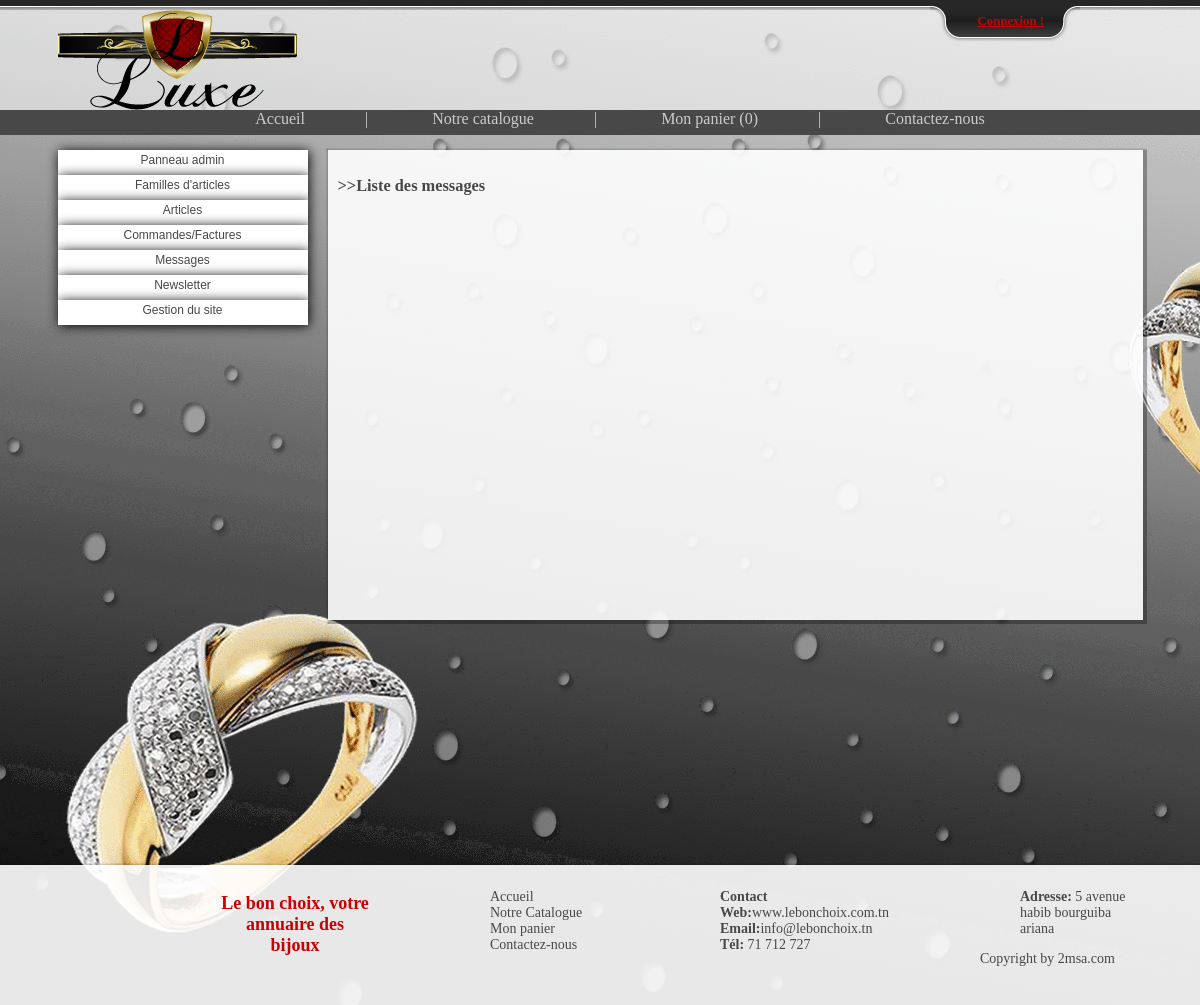
The page /root/g_contactez-nous/affich.php on the database as committed earlier.
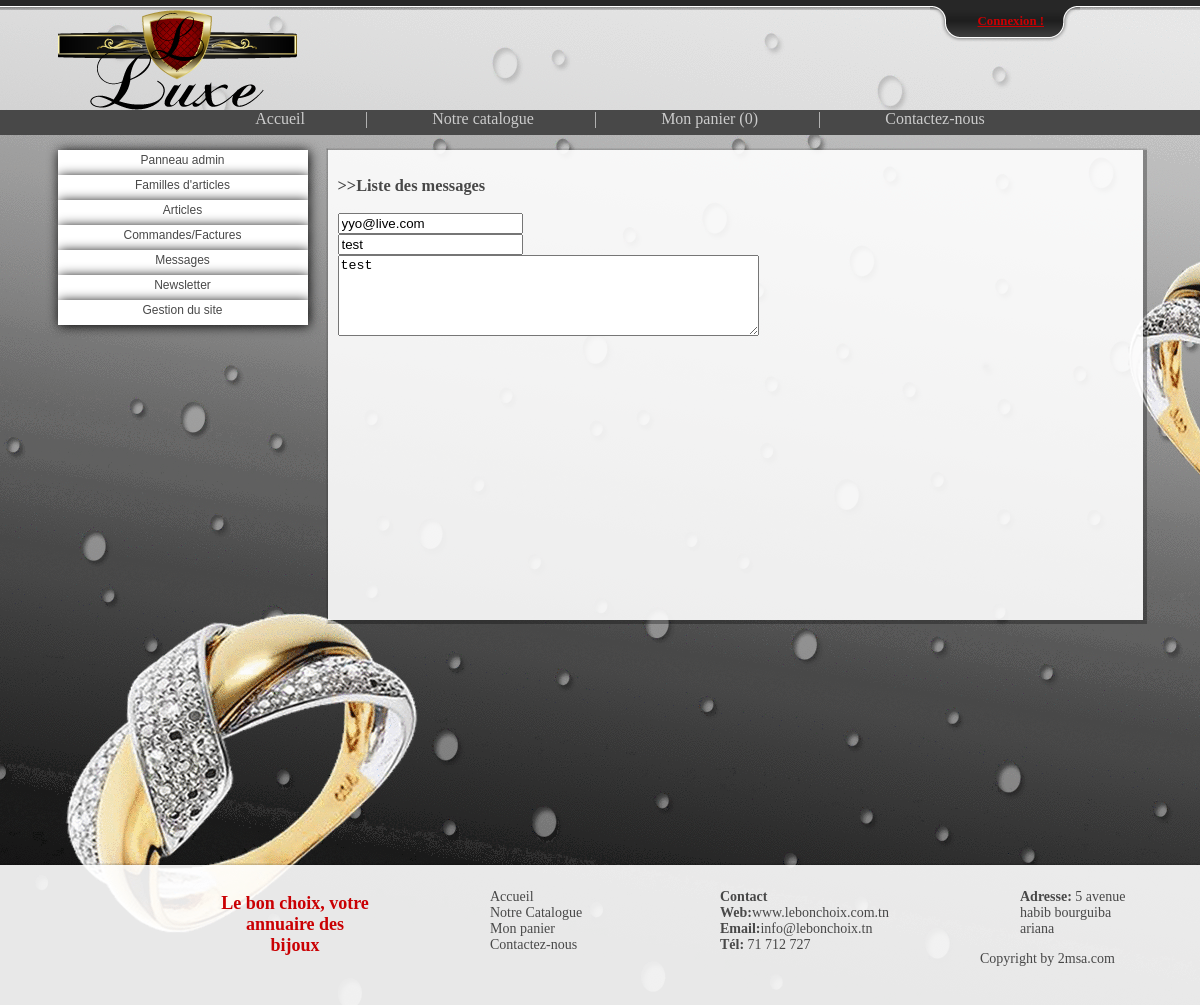
The same page on the database as committed later.
### tables this page shows
CREATE TABLE IF NOT EXISTS `contacteznous` (
  `id_cn` int(11) NOT NULL AUTO_INCREMENT,
  `email_cn` varchar(30) NOT NULL,
  `sujet_cn` varchar(150) NOT NULL,
  `message_cn` varchar(5000) NOT NULL,
  `date_cn` varchar(20) NOT NULL,
  `lu_cn` tinyint(1) NOT NULL,
  `repondu_cn` tinyint(1) NOT NULL,
  PRIMARY KEY (`id_cn`)
);

### root/g_contactez-nous/affich.php (the view, shortened to what this page needs)
<!DOCTYPE html PUBLIC "-//W3C//DTD XHTML 1.0 Transitional//EN" "http://www.w3.org/TR/xhtml1/DTD/xhtml1-transitional.dtd">
<html xmlns="http://www.w3.org/1999/xhtml">
<head>
<link href="../../style/style.css" rel="stylesheet" type="text/css" />
</head>
<body>
<?php include('../../function/top_bar.php'); ?>
    <div id="head">
        <div id="head_container">
            <div id="head_logo">
                <img src="../../style/img/logo.png" alt="Le Bon Choix !"/>
            </div>
        </div>
    </div>
    <?php include('../../function/nav.php');?>
    <div id="contenant">
        <div id="side_bar">
        <?php include('../menuadmin.php'); ?>
        </div>
        <div id="container">
            <div id="container_under_admin" class="g_box">
                <h3>>>Liste des messages</h3>
                <table width="700px">
                <?php
				$sql = mysql_query("SELECT * FROM contacteznous;", $connection);
				if($sql)
				{
					while($r = mysql_fetch_object($sql))
					{
						echo'
							<input type="tex" readonly="readonly" value="'.$r->email_cn.'" /><br>
							<input type="tex" readonly="readonly" value="'.$r->sujet_cn.'" /><br>
							<textarea rows="5" cols="50">'.$r->message_cn.'</textarea><br><br><br>
							';
					}
				}
				?>
				</table>
			</div>
        </div>
    </div>
    <div id="footer">
        <?php include('../../function/footer.php');?>
    </div>
</body>
</html>

Rows that differ between the two databases and show on the page:
added contacteznous: email_cn "yyo@live.com", sujet_cn "test", message_cn "test"
